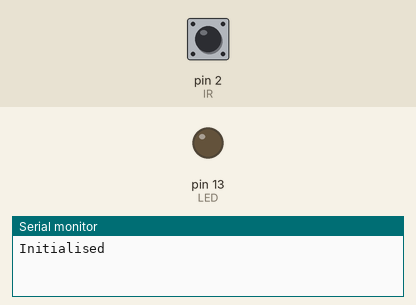
Recording of a sketch running on a simulated Arduino Uno, built with avr-gcc and run on an emulated ATmega328P. On the bench: output pins drawn as LEDs (lit = HIGH), the last lines printed to the serial monitor. The test bench sets the inputs (shaded band); at power-on: pin 2 (IR) HIGH.

Above: at 3.2 s.
3.3 s: pin 2 (IR) driven LOW
At 5.1 s:
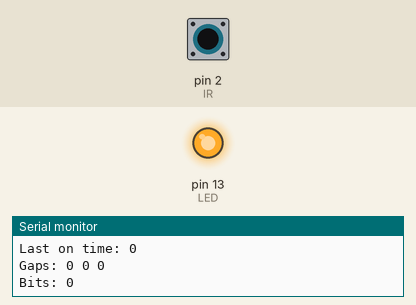
6.3 s: pin 2 (IR) driven HIGH
At 7.3 s:
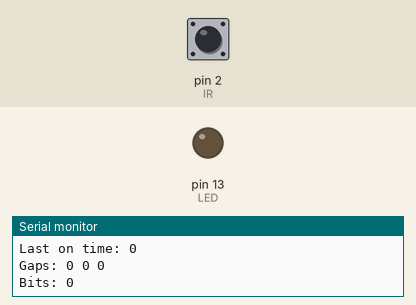
7.8 s: pin 2 (IR) pulsed LOW 2 times (0.12 s each, 0.3 s apart)
At 8.3 s:
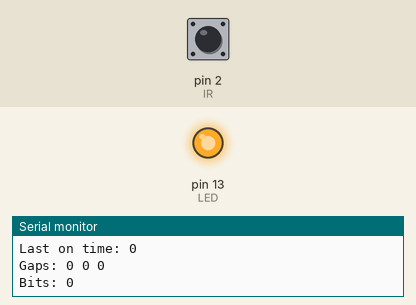
10.6 s: pin 2 (IR) pulsed LOW 5 times (0.12 s each, 0.3 s apart)
At 13.4 s:
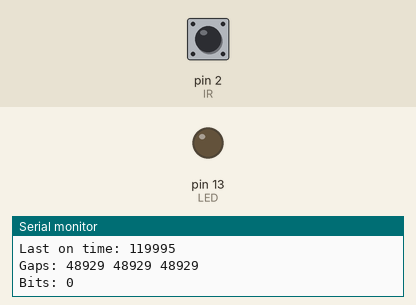
Timing chart, 0 to 14.9 s (numbered marks = the images above; inputs shaded):
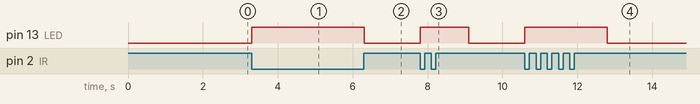

Measured:
- after the input at 3.3 s, pin 13 (LED): LOW → HIGH at once
- after the input at 6.3 s, pin 13 (LED): HIGH → LOW at once
- after the input at 7.8 s, pin 13 (LED): LOW → HIGH at once, → LOW 1.3 s later
- after the input at 10.6 s, pin 13 (LED): LOW → HIGH at once, → LOW 2.2 s later

The sketch:

IRReader.ino
```cpp
int LED = 13;

#define L 400
#define IR 2

unsigned int data[L];
unsigned int gaps[3];

void setup() {
	pinMode(LED, OUTPUT);
	digitalWrite(LED, LOW);
	pinMode(IR, INPUT_PULLUP);
	Serial.begin(115200);
	delay(2000);
	Serial.println("Initialised");
}

void loop() {
	for (int i=0; i<L; i++)
		data[i] = 0;
	for (int i=0; i<3; i++)
		gaps[i] = 0;

	unsigned long t=1;
	unsigned int pos = 0;
	unsigned int gap = 0;
	unsigned long on_duration;
	while (digitalRead(IR)) {}

	digitalWrite(LED, HIGH);
	while (t && pos < L) {
		unsigned long s = micros();
		t = pulseIn(IR, HIGH);
		if (t) {
			data[pos++] = (unsigned int)t;
			on_duration = micros() - s - t;
		}
	}
	digitalWrite(LED, LOW);

	if (pos == L)
		Serial.println("Warning: Storage exhausted!");

	int bits = 0;
	int offset = 0;
	for (int i=0; i<pos; i++) {
		unsigned long d = data[i];
		if (d > 100 && d < 400) {
			Serial.print(0);
			bits++;
		} else if (d > 800 && d < 1800) {
			Serial.print(1);
			bits++;
		} else {
			Serial.println();
			gaps[gap++] = d;
			offset = -1;
		}
		if ((d >= 400 && d <= 800) || d <= 100) {
			Serial.print("Warning: ambiguous pulse length ");
			Serial.println(d);
		}
		if (!((offset++)%8))
			Serial.print('.');
	}
	Serial.println();
	for (int i=0; i<pos; i++) {
		Serial.print(data[i]);
		Serial.print(',');
	}

	Serial.print("\nLast on time: ");
	Serial.println(on_duration);

	Serial.print("Gaps: ");
	for (int i=0; i<3; i++) {
		Serial.print(gaps[i]);
		Serial.print(' ');
	}

	Serial.print("\nBits: ");
	Serial.println(bits);
}
```
